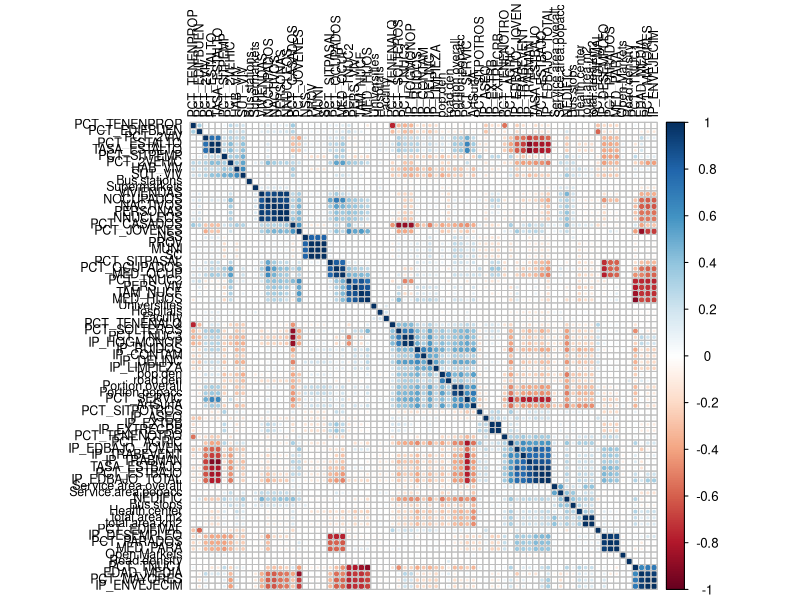
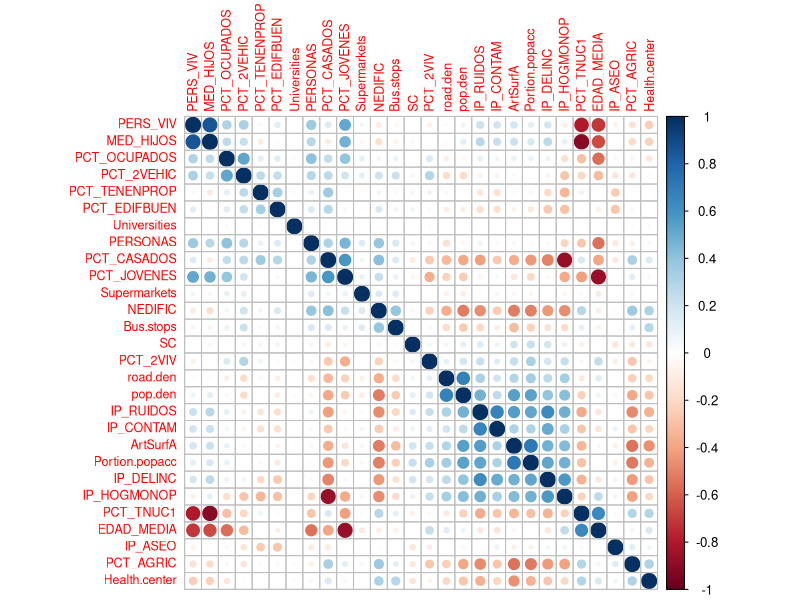
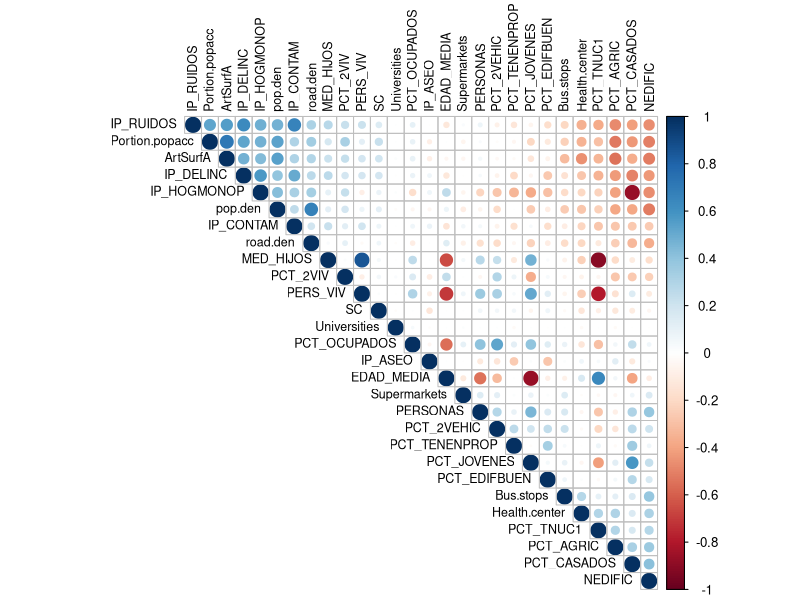
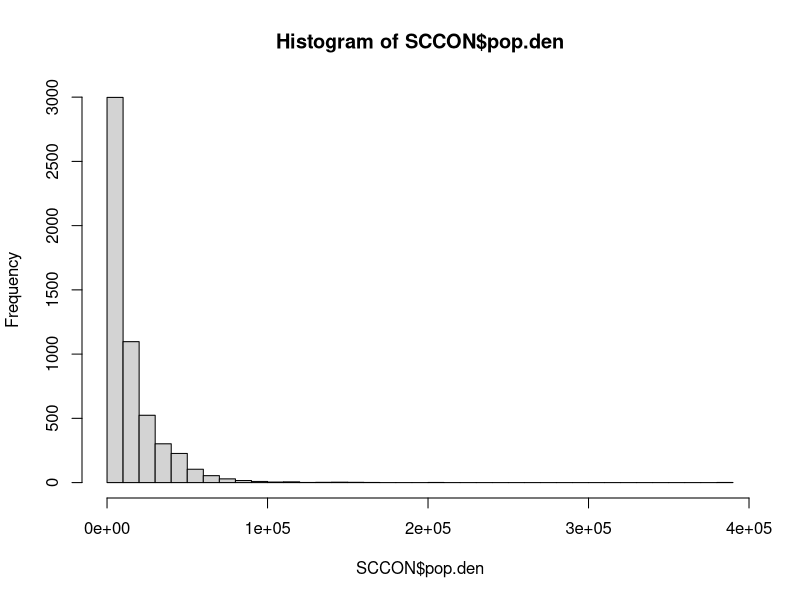
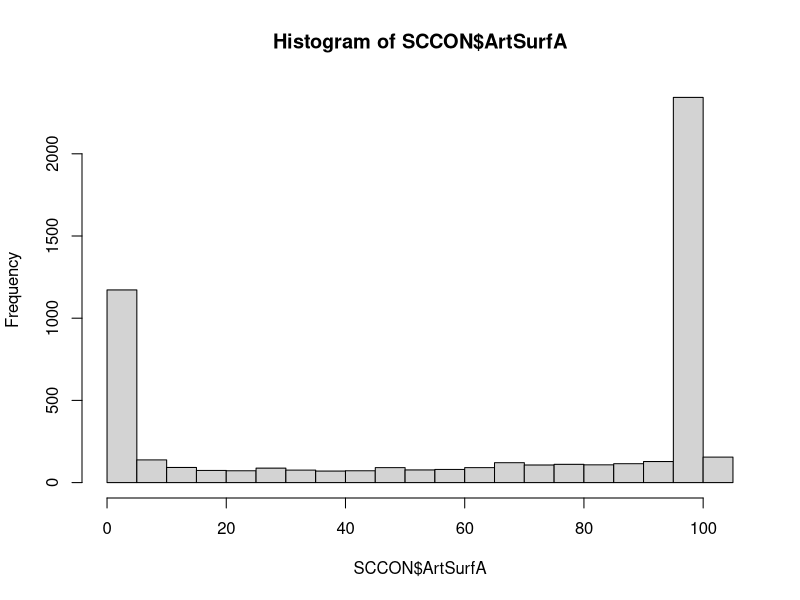
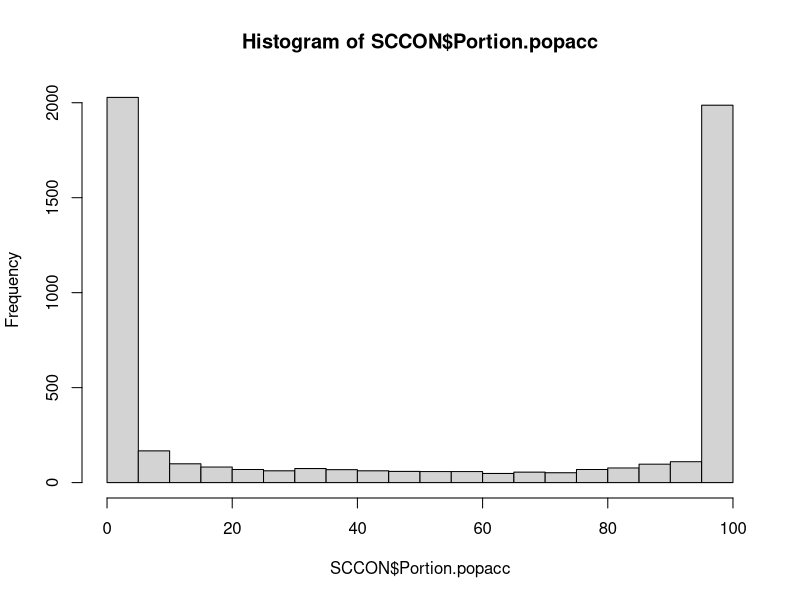
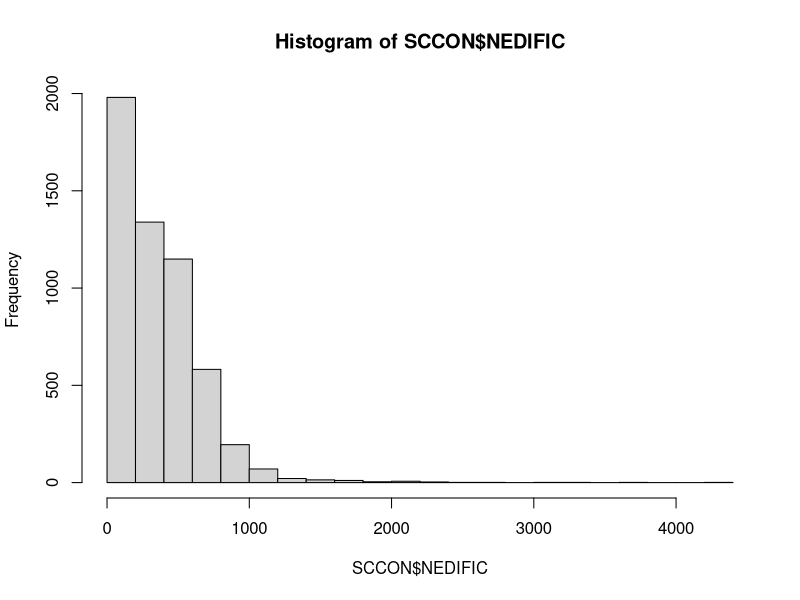
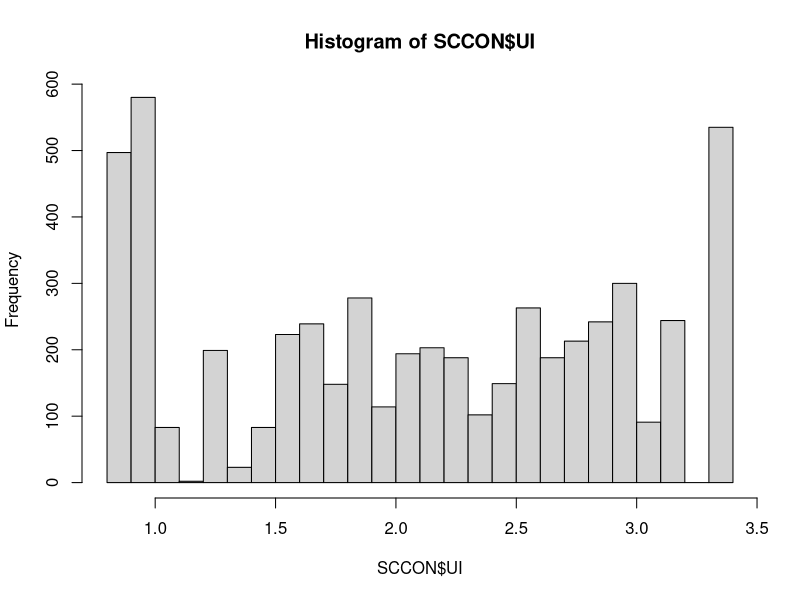

R code for these plots, in order:
##### --------------------------------------------------------------------------------------------------- #####
##### A. Creating a data set which combines geographical data with aggregated macrolevel information 
#####    for Census tracts in Andalusia
##### --------------------------------------------------------------------------------------------------- #####
##### B. Generating an urbanicity measure
##### --------------------------------------------------------------------------------------------------- #####

## 0.1 - packages in use
library(corrplot)
library(plyr)
library(dplyr)
library(tidyr)
library(ggplot2)
library("gridExtra")
library(psych)
library(fitdistrplus)

#### 1. Load original data files and combine them by census tract ####

# ------------------------------------ #
# 1. Census Context Information (Rosa)
# ------------------------------------ #

sc2001 <- read.table("data/SC2001_02.txt", header=T, sep = "\t")

# Change the census section - ID (key variable to something easier)
colnames(sc2001)[4] <- "SC"

# ----------------------------- #
# 2. Dariyas landcover data
# ----------------------------- #

sclandc <- read.csv2("data/GeographicalContext2001_recalc2.csv", header = T)

# Change the census section ID (key variable to something easier)
colnames(sclandc)[1] <- "SC"

### This file contains the important variable Artificial surface which will later
### be part of the explanatory set of urbanicity variables
### If the share of artificial surface is 0 this has to be changed to the minimum value

# and the variable name is also not perfect
cbind(names(sclandc)) # it is at the 10th position
colnames(sclandc)[10] <- "ArtSurfA"

 ## Total area needs to be specified to total.area.m2
colnames(sclandc)[12] <- "total.area.m2"

# ----------------------------- #
# 3. Dariyas Service Area data 
# ----------------------------- #

#    = share of total surface in a census tract from where one can reach a hospital within 30 min (tomtom)
scservice <- read.csv2("data/Service Areas.csv", header=T)
colnames(scservice)[1] <- "SC"
 
 ## change some of the long variable names
 colnames(scservice)[3] <- "Service.area.popacc"
 colnames(scservice)[6] <- "Portion.popacc"
 ## Total area to "total.area.km2" -  specifing that the information is in km^2
 colnames(scservice)[4] <- "total.area.km2"

# ---- only 4205 cases with shares of service area (need to be set to zero for the rest of the SCs) - after joining!


#### 2. Combine data sets and generate a data set called SCCON (Section Censal Context information) ####

SCCON <- sc2001 %>% left_join(sclandc,by="SC") %>% left_join(scservice, by="SC")


#### 3. Properties + Data Management for future analysis ####
 
 head(SCCON)
 str(SCCON)    # classes (most integer and numeric)
 
 ## set data for land cover and service area to zero where necessary
 
 # artificial surface - missing values are imputed with the minimum value
   # - to prevent infinite values = or is that too much of an assumption
 
 length(SCCON$ArtSurfA[SCCON$ArtSurfA==0])         ### 402 cases with zeros
 SCCON$ArtSurfA <- ifelse(SCCON$ArtSurfA==0,min(SCCON$ArtSurfA[SCCON$ArtSurfA>0]),SCCON$ArtSurfA)

 # imputing the the missing land coverage values
  # - values are zero but in the read-in process transformed to NAs
 
 SCCON$Service.area.overall <- ifelse(is.na(SCCON$Service.area.overall),0,SCCON$Service.area.overall)
 SCCON$Service.area.popacc <- ifelse(is.na(SCCON$Service.area.popacc),0,SCCON$Service.area.popacc)
 SCCON$Portion.overall <- ifelse(is.na(SCCON$Portion.overall),0,SCCON$Portion.overall)
 SCCON$Portion.popacc <- ifelse(is.na(SCCON$Portion.popacc),0,SCCON$Portion.popacc)
 ## total area in km^2 is missing as well for the cases without service area (conversion 1km^2 = 1000000m^2)
 SCCON$total.area.km2 <- ifelse(is.na(SCCON$total.area.km2),SCCON$total.area.m2/1000000,SCCON$total.area.km2)


#### 4. Save new cobined context data set for later use ####

saveRDS(SCCON,file="010_SCCONTEXT.RData")

 # rm(sc2001,sclandc,scservice)

 
  
##### -------------------------------------------------------------------------------------------------- #####
##### B.) Preparations of a urbanicity measures
##### -------------------------------------------------------------------------------------------------- ##### 
 
#### 1. Create extra context variables - Population Density + Road Density / km^2
 
 SCCON <- SCCON %>% 
          # Population density
          mutate(pop.den = PERSONAS/total.area.km2) %>%
          # Road density
          mutate(road.den = Road.density/total.area.km2)
 
 
 
 
 #### 2. Check Correlations and identify clusters (latent concept = urban-hood)
 ####    Source: http://rpubs.com/melike/corrplot
 
 cor.df <- cor(SCCON)
 
 ## Identify correlations
 corrplot(cor.df, order = "hclust", tl.col='black', tl.cex=.75)  
 
 ### even if a little bit difficult to see - the "natural" variable related to urbanicty is correlated to a set
 ### of variables, including: contamination, delinquency, artificial surface area, road density, single households
 ### These variables quite probable describe an urban environment. However, they also indicate a particular degree
 ### of deprivation. Thus, for an analysis of mortality these variables might have a strong mediating effect.
 ### The question remains how we can measure a latent concept, when the contributing parts might have a strong impact
 ### on the mortality themselves. Idea for now: Use geographic measures to measure urbanicity and control for more
 ### socio-economic indicators in a multi-level setting.
 
 ### Filtering variables to avoid double measurement (i.e. Occupation and Unemployment Rate)
 ### and at the same time increase visualization
 
 SCCON.cor <- SCCON %>% dplyr::select(SC,PERSONAS,PERS_VIV,PCT_OCUPADOS,PCT_CASADOS,PCT_TENENPROP, PCT_2VIV, PCT_2VEHIC, 
                               PCT_EDIFBUEN, PCT_TNUC1, MED_HIJOS, PCT_JOVENES, EDAD_MEDIA, PCT_AGRIC, IP_DELINC,
                               IP_ASEO, IP_RUIDOS, IP_CONTAM, IP_HOGMONOP, NEDIFIC, Bus.stops, Health.center,
                               Universities, Supermarkets, ArtSurfA, road.den, Portion.popacc, pop.den)
 
 cor.sccon <- cor(SCCON.cor)
 corrplot(cor.sccon, order = "hclust", tl.cex = .75)
 corrplot(cor.sccon, type="upper", order = "FPC", tl.col = 'black', tl.cex = .75)
 
 # rm(SCCON.cor)
 
 ### Potential urbanicity index contributers (objective variables with no direct connection to mortality)
 
 # A. Population density
  hist(SCCON$pop.den, breaks = 30)
 summary(SCCON$pop.den)
 ### The histogram and the summary statistics are indicating a skewed distribution and a high number of densily
 ### populated aeas (as expected). Need to test for the extreme cases
 
 # Extremos <- SCCON %>% filter(SCCON$pop.den>=50000) %>% select(PROV, MUNI, PERSONAS, PCT_AGRIC, pop.den, total.area.km2)
 # They tend to be extremely small urban areas in Malaga, Granada and Seville (proof!)
 
 # B. Artificial surface area
  hist(SCCON$ArtSurfA, breaks = 30)
 summary(SCCON$ArtSurfA)          # median 87.52
 # concentration at around 0 and 100 (large rural secciones have mainly natural surface, whereas small urban 
 # census tract have a very high share of artificial surface = speaks for a binary classification (?))
 
 hist(SCCON$Portion.popacc, breaks = 30)
 summary(SCCON$Portion.popacc)
 
 # C. Road density
 summary(SCCON$road.den)
 #      Min.  1st Qu.   Median     Mean  3rd Qu.      Max. 
 #      0.00    17.81   188.00   444.40   547.50  25590.00 
 
 # D. Number of buildings - does not to be in relation to the population density
 summary(SCCON$NEDIFIC)
 hist(SCCON$NEDIFIC, breaks = 30)
 # similar distribution like the population density
 
 # But correlation test shows a significant and negative correlation
 cor.test(SCCON$NEDIFIC, SCCON$pop.den, method=c("pearson"))
 
 
 #### 3. Select correlated objective urban space variables
 #### -  population density, artificial surface, road density, prop service area
 #### Generating an indicator for urbanicity
      ### steps: 
      ### a) make variables compareable - percentage share (differentiate in classes - rural, predominantly rural, peri-urban, urban)
      ### b) standardize variables
      ### c) run maximum likelihood factor analysis to obtain the weights for the indicator
      ### d) combine the variables with weights in an indicator
      ### e) test the index

  ### a) pipe line for creating the index parts and the standardized factor
SCCON <- SCCON %>% 
          mutate(POPDEN.I = ntile(pop.den,4)) %>% 
          mutate(ARTSURF.I = ntile(ArtSurfA,4)) %>% 
          mutate(ROADDEN.I = ntile(road.den,4)) %>% 
          mutate(SERAREA.I = ntile(Portion.popacc,4)) %>% 
  ### b) in a second step we standardize the indicators
          mutate(POPDEN.I.SD = POPDEN.I - mean(POPDEN.I) / sd(POPDEN.I)) %>% 
          mutate(ARTSURF.I.SD = ARTSURF.I - mean(ARTSURF.I) / sd(ARTSURF.I)) %>% 
          mutate(ROADDEN.I.SD = ROADDEN.I - mean(ROADDEN.I) / sd(ROADDEN.I)) %>%
          mutate(SERAREA.I.SD = SERAREA.I - mean(SERAREA.I) / sd(SERAREA.I))
  
  ### c) Factoranalysis
  ## find latent factors within the selected indicators

  ## soruce: http://www.statmethods.net/advstats/factor.html

  SCCON.fac <- SCCON %>% dplyr::select(POPDEN.I.SD, ARTSURF.I.SD, ROADDEN.I.SD, SERAREA.I.SD)
  
  ## 2.Identify correlations
  CS <- cor(SCCON.fac)
  
  ### Crohnbachs alpha as reliability coefficient (=91%)
  alpha(CS)
  
  
  ## 3. apply explanatory factor analysis
  fit <- factanal(SCCON.fac, 1 , rotation="varimax")
  
  print(fit, digits=2, cutoff=.3, sort=TRUE)
  
  ## Factor explains 71% of the overall variance of the 4 variables
  
  ##               POPDEN.I.SD  ARTSURF.I.SD  ROADDEN.I.SD  SERAREA.I.SD 
  ## Uniquenesses:        0.05          0.33          0.19          0.58 
  ## Loadings:            0.97          0.82          0.90          0.65
  
  
  ### d) Create Urban - Indicator
  
  SCCON <- SCCON %>% mutate(UI = (POPDEN.I*0.97+ARTSURF.I*0.82+ROADDEN.I*0.90+SERAREA.I*0.65)/4)
  
  # and a categorical urbanicity variable - for easier interpretation - by quartiles (for now)
  
  SCCON$UI.cat <- 0
  SCCON$UI.cat[SCCON$UI<=1.24] <- 1
  SCCON$UI.cat[SCCON$UI>1.24 & SCCON$UI<=2.12] <- 2
  SCCON$UI.cat[SCCON$UI>2.12 & SCCON$UI<=2.872] <- 3
  SCCON$UI.cat[SCCON$UI>2.872] <- 4
  SCCON$UI.cat <- as.factor(SCCON$UI.cat)
  
  SCCON$UI.cat <- revalue(SCCON$UI.cat, c("1"="Rural","2"="Predom. Rural", "3"="Peri-Urban", "4"="Urban"))
  
  
  
  ### e) test the urban indicator
  summary(SCCON$UI)
  
  #    Min. 1st Qu.  Median    Mean 3rd Qu.    Max. 
  #   0.835   1.240   2.120   2.087   2.872   3.340 

  # Normalize the values
  
  # Standard Deviation & Mean
  SD <- sd(SCCON$UI)  # 0.8348496
  M <- mean(SCCON$UI) # 2.0872672
  
  SCCON <- SCCON %>% mutate(UI.N = (UI-M)/SD)
  
  
  hist(SCCON$UI, breaks = 30)
  hist(SCCON$UI.N, breaks = 30)
  
  # cumulative distribution
  P = ecdf(SCCON$UI.N) 
  plot(P)
  
  
  
     ### Some transformations - playing around
  
      SCCON <- SCCON %>% mutate(UI.p = UI / max(UI)) %>% 
      # logit transformation
      mutate(UI.logit = log(UI.p)) %>% 
      mutate(UI.exp = exp(UI))
  
      hist(SCCON$UI.logit)
      hist(SCCON$UI.exp)
  
  ## See how the data is distributed! (source: https://goo.gl/zi7lwv )
  x <- SCCON$UI.N
 # x <- SCCON$UI.log
 # x <- SCCON$UI.logit
  descdist(x, discrete = FALSE) ### as observed earlier, the Index is uniformily distributed
  fit.norm <- fitdist(x, "unif")      ## has a the best fit
  plot(fit.norm)
  

  
  
  ##### --------------------------------------------------------------------------------------------------- #####
  ##### --------------------------------------------------------------------------------------------------- #####
  ##### --------------------------------------------------------------------------------------------------- #####
  ##### --------------------------------------------------------------------------------------------------- #####
  
  ### Deprivation Index
  ### steps: 
  ### a) select variables (scaled indicators for Delinquency, Noise, Contamination, Cleaness, Unemployment)
  ### b) use standardized variables
  ### c) run maximum likelihood factor analysis to obtain the weights for the indicator
  ### d) combine the variables with weights in an indicator
  ### e) test the index
  
  SCCON.cor.depr <- SCCON %>% dplyr::select(SC,PERS_VIV,PCT_CASADOS, PCT_TENENPROP, PCT_2VIV, PCT_2VEHIC, 
                                       PCT_EDIFMAL, PCT_TNUC1, MED_HIJOS, EDAD_MEDIA, PCT_AGRIC, IP_DELINC,
                                       IP_ASEO, IP_RUIDOS, IP_CONTAM ,IP_LIMPIEZA ,IP_HOGMONOP, IP_EDBAJO_TOTAL,
                                       IP_TRABMAN, NEDIFIC, ArtSurfA, pop.den)
  
  cor.sccon <- cor(SCCON.cor.depr)
  corrplot(cor.sccon, type="upper", order = "FPC", tl.col = 'black', tl.cex = .75)
  
  ### c) Factoranalysis
  
  ## find latent factors within the selected indicators
  
  ## soruce: http://www.statmethods.net/advstats/factor.html
  
  SCCON.fac.2 <- SCCON %>% dplyr::select(PCT_TENENPROP,IP_RUIDOS, IP_CONTAM, IP_LIMPIEZA, IP_DELINC,IP_HOGMONOP) %>% 
    # Tienen prop change for direction
    mutate(PCT_NOPROP = 100-PCT_TENENPROP) %>% dplyr::select(-PCT_TENENPROP) %>% dplyr::select(-PCT_NOPROP)
    
  
  ## 2.Identify correlations
  CS.2 <- cor(SCCON.fac.2)
  ### Crohnbachs alpha as reliability coefficient (=91%)
  alpha(CS.2, check.keys = TRUE)
  
  
  ## 3. apply explanatory factor analysis
  fit <- factanal(SCCON.fac.2, 1 , rotation="varimax")
  
  print(fit, digits=2, cutoff=.3, sort=TRUE)
  
  ### d) Create Deprivation Indicator
  
  SCCON <- SCCON %>% mutate(DI = (IP_RUIDOS*0.85 + IP_CONTAM*0.73 + IP_LIMPIEZA*0.63 + IP_DELINC*0.77 + IP_HOGMONOP*0.58)/5)
  
  ### e) test the urban indicator
  summary(SCCON$DI)
  
  #    Min. 1st Qu.  Median     Mean  3rd Qu.     Max. 
  #  0.406  11.030   17.650   18.090   24.430   59.980  
  
  # Normalize the values
  
  # Standard Deviation & Mean
  SD <- sd(SCCON$DI)  # 9.6884
  M <- mean(SCCON$DI) # 18.0926
  
  SCCON <- SCCON %>% mutate(DI.N = (DI-M)/SD)

  hist(SCCON$DI.N)
  ## See how the data is distributed! (source: https://goo.gl/zi7lwv )
  x <- SCCON$DI.N
  descdist(x, discrete = FALSE)       ## as observed earlier, the Deprivation Index is normaly distributed
  fit.norm <- fitdist(x, "norm")      ## has a the best fit
  plot(fit.norm)
  par(mfrow=c(1,1))
  
###############################################################
###############################################################
##### save data set with UI indicator and transformed variables
###############################################################  

save(SCCON,file='data/015_ContextAndUI.Rdata')
  
